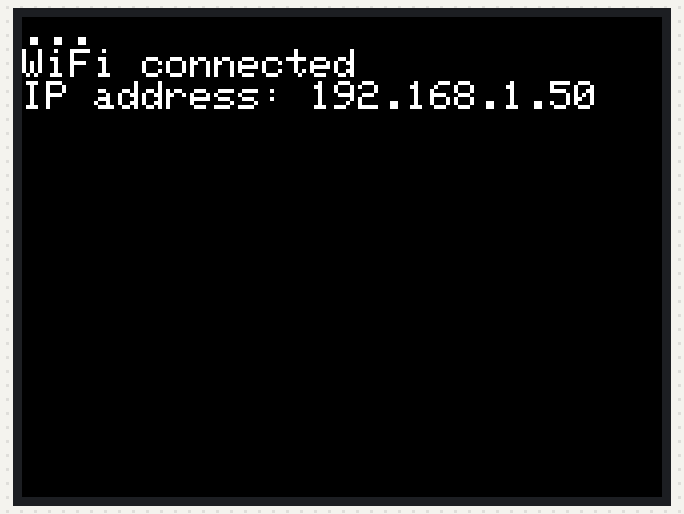
A sketch run on a simulated ESP32. On the bench: 320×240 colour display. WiFi joins after 1.5 s; servers stay silent unless stated.

Above: at 1.7 s.

The sketch:

WiFiConnect.ino
```cpp
#include <M5Stack.h>
#include <WiFi.h>

const char* ssid = "myssid";
const char* password = "mypassword";

void setup() {
    M5.begin();
    M5.Lcd.setTextSize(2);

    WiFi.begin(ssid, password);  // Wi-Fi APに接続する
    while (WiFi.status() != WL_CONNECTED) {  //  Wi-Fi AP接続待ち
        delay(500);
        M5.Lcd.print('.');
    }

    M5.Lcd.print("\r\nWiFi connected\r\nIP address: ");
    M5.Lcd.println(WiFi.localIP());
}

void loop() {
}
```
